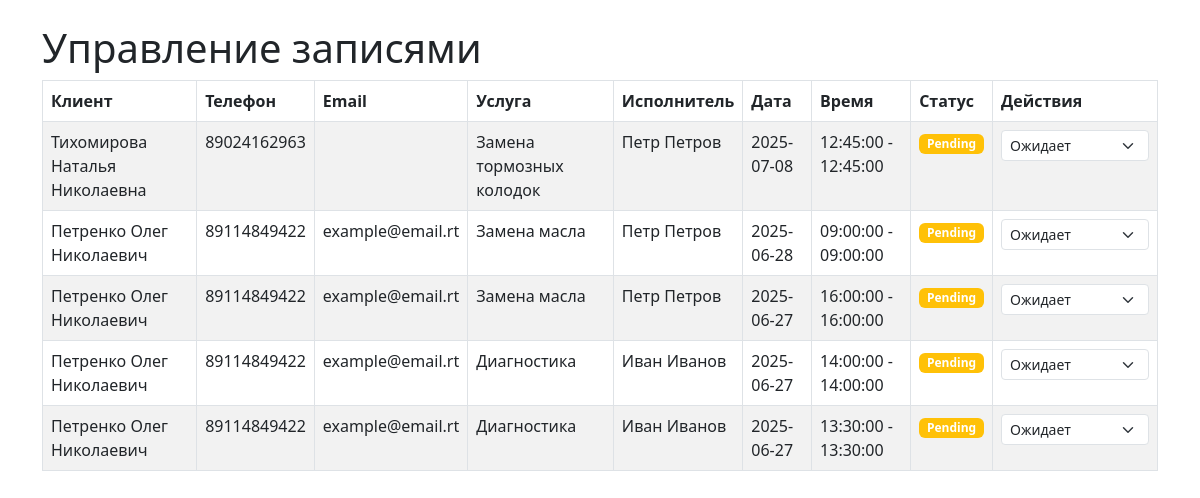
The app's page /admin_appointments.php with its own data.
### tables this page shows
CREATE TABLE `appointments` (
  `id` int NOT NULL,
  `date` date NOT NULL,
  `start_time` time NOT NULL,
  `end_time` time NOT NULL,
  `service_id` int NOT NULL,
  `mechanic_id` int NOT NULL,
  `client_name` varchar(255) DEFAULT NULL,
  `client_phone` varchar(50) DEFAULT NULL,
  `client_email` varchar(255) DEFAULT NULL,
  `status` enum('pending','confirmed','cancelled') NOT NULL DEFAULT 'pending'
);

CREATE TABLE `services` (
  `id` int NOT NULL,
  `name` varchar(100) DEFAULT NULL,
  `price` decimal(10,2) DEFAULT NULL,
  `duration` int DEFAULT NULL,
  `unit` varchar(50) NOT NULL DEFAULT 'шт.'
);

CREATE TABLE `mechanics` (
  `id` int NOT NULL,
  `name` varchar(255) NOT NULL,
  `phone` varchar(50) DEFAULT NULL,
  `specialty` varchar(255) DEFAULT NULL
);

### admin_appointments.php (the view, shortened to what this page needs)
<?php
require_once 'db.php';
$sql = "
    SELECT a.id, a.date, a.start_time, a.end_time, s.name AS service_name, m.name AS mechanic_name, a.client_name, a.client_phone, a.client_email, a.status
    FROM appointments a
    JOIN services s ON a.service_id = s.id
    JOIN mechanics m ON a.mechanic_id = m.id
    ORDER BY a.date DESC, a.start_time DESC
";
$result = $conn->query($sql);
?>
<!DOCTYPE html>
<html lang="ru">
<head>
<link href="https://cdn.jsdelivr.net/npm/bootstrap@5.3.0/dist/css/bootstrap.min.css" rel="stylesheet" />
</head>
<body>
<div class="container mt-4">
    <h1>Управление записями</h1>
    <table class="table table-bordered table-striped">
        <thead>
            <tr>
                <th>Клиент</th>
                <th>Телефон</th>
                <th>Email</th>
                <th>Услуга</th>
                <th>Исполнитель</th>
                <th>Дата</th>
                <th>Время</th>
                <th>Статус</th>
                <th>Действия</th>
            </tr>
        </thead>
        <tbody>
        <?php while ($row = $result->fetch_assoc()): ?>
            <tr>
                <td><?= htmlspecialchars($row['client_name']) ?></td>
                <td><?= htmlspecialchars($row['client_phone']) ?></td>
                <td><?= htmlspecialchars($row['client_email']) ?></td>
                <td><?= htmlspecialchars($row['service_name']) ?></td>
                <td><?= htmlspecialchars($row['mechanic_name']) ?></td>
                <td><?= htmlspecialchars($row['date']) ?></td>
                <td><?= htmlspecialchars($row['start_time']) ?> - <?= htmlspecialchars($row['end_time']) ?></td>
                <td>
                    <?php
                    $badgeClass = 'secondary';
                    if ($row['status'] === 'confirmed') $badgeClass = 'success';
                    elseif ($row['status'] === 'cancelled') $badgeClass = 'danger';
                    elseif ($row['status'] === 'pending') $badgeClass = 'warning';
                    ?>
                    <span class="badge bg-<?= $badgeClass ?>">
                        <?= htmlspecialchars(ucfirst($row['status'])) ?>
                    </span>
                </td>
                <td>
                    <form method="post" style="display:inline-block;">
                        <select name="status" class="form-select form-select-sm d-inline-block w-auto" onchange="this.form.submit()">
                            <option value="pending" <?= $row['status'] === 'pending' ? 'selected' : '' ?>>Ожидает</option>
                        </select>
                    </form>
                </td>
            </tr>
        <?php endwhile; ?>
        </tbody>
    </table>
</div>
</body>
</html>

### records on screen
appointments: client_name "Тихомирова Наталья Николаевна", client_phone "89024162963", service.name "Замена тормозных колодок", mechanic.name "Петр Петров", date "2025-07-08", start_time "12:45:00", end_time "12:45:00", status "Pending", status "Ожидает"
appointments: client_name "Петренко Олег Николаевич", client_phone "89114849422", client_email "example@email.rt", service.name "Замена масла", mechanic.name "Петр Петров", date "2025-06-28", start_time "09:00:00", end_time "09:00:00", status "Pending", status "Ожидает"
appointments: client_name "Петренко Олег Николаевич", client_phone "89114849422", client_email "example@email.rt", service.name "Замена масла", mechanic.name "Петр Петров", date "2025-06-27", start_time "16:00:00", end_time "16:00:00", status "Pending", status "Ожидает"
appointments: client_name "Петренко Олег Николаевич", client_phone "89114849422", client_email "example@email.rt", service.name "Диагностика", mechanic.name "Иван Иванов", date "2025-06-27", start_time "14:00:00", end_time "14:00:00", status "Pending", status "Ожидает"
appointments: client_name "Петренко Олег Николаевич", client_phone "89114849422", client_email "example@email.rt", service.name "Диагностика", mechanic.name "Иван Иванов", date "2025-06-27", start_time "13:30:00", end_time "13:30:00", status "Pending", status "Ожидает"
